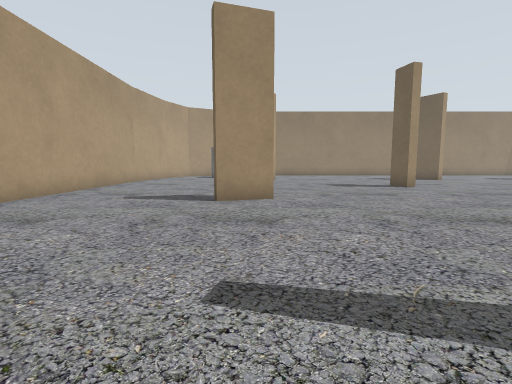
[1] (above)

16 first-person views from a walk through a robot-simulator world made for Gazebo. The camera is 0.5 m above the floor, tilts 6° down and sees 85° across. The lines on the ground mark 1 m squares. The floor is counted in squares, 0.5 m on a side. Each view is taken from the middle of a square. On the plan, view 1 faces up. The plan holds only what a view shows up to about 11 squares ahead; the rest is blank. The place goes on beyond the plan.

[2]
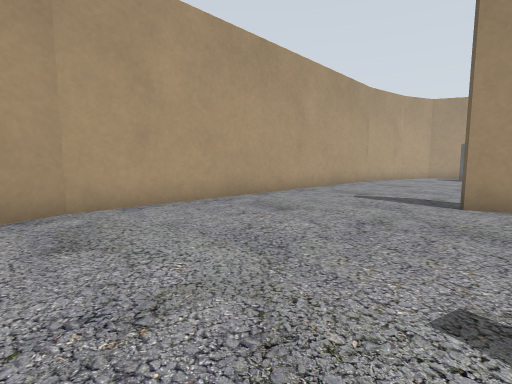

[3]
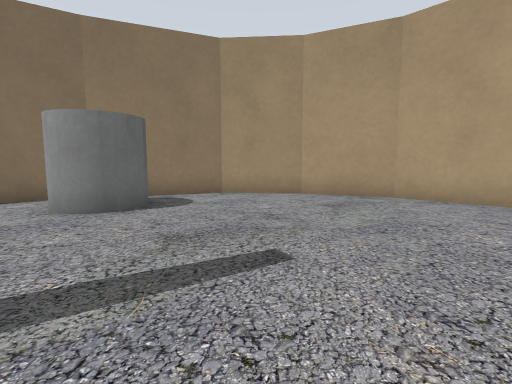

[4]
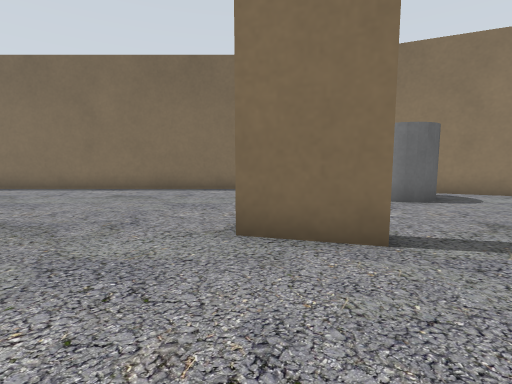

[5]
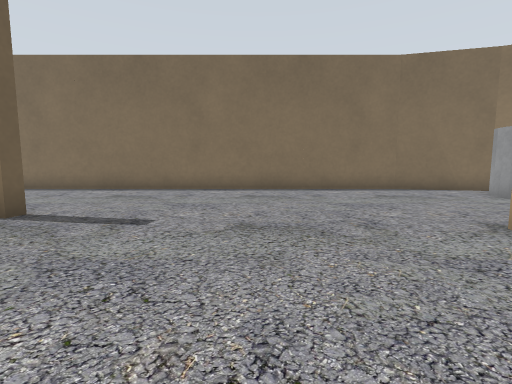

[6]
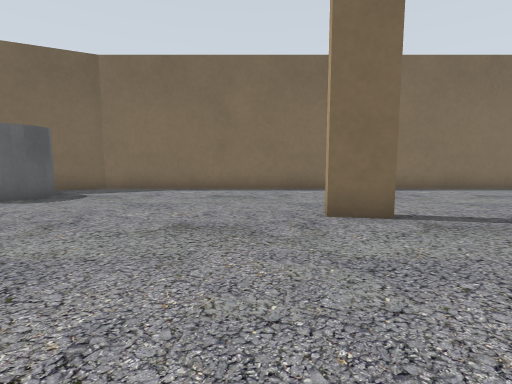

[7]
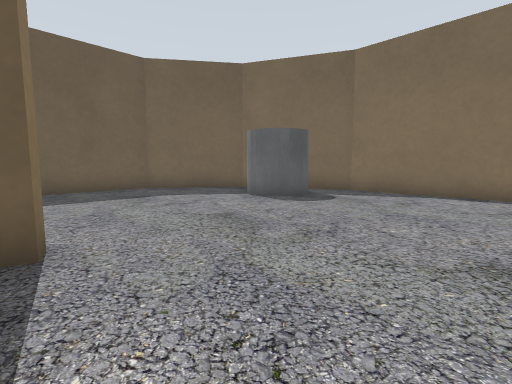

[8]
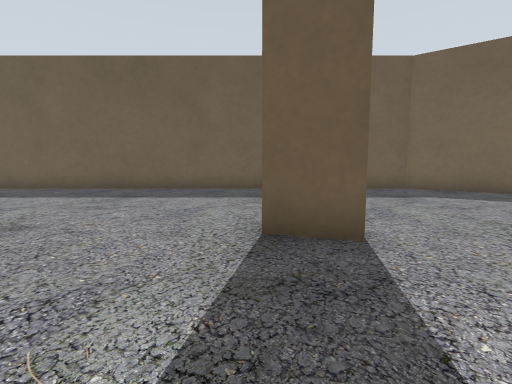

[9]
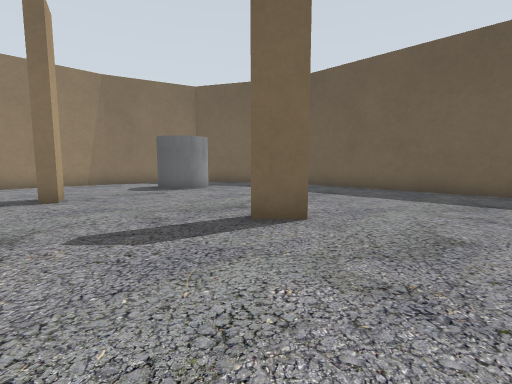

[10]
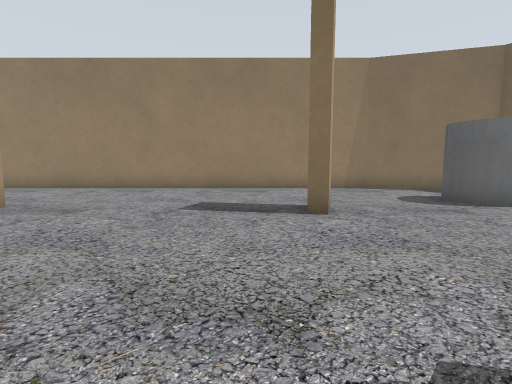

[11]
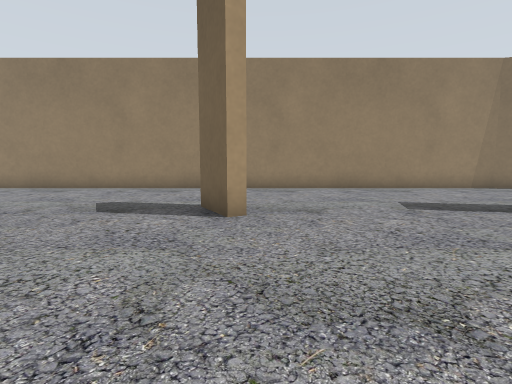

[12]
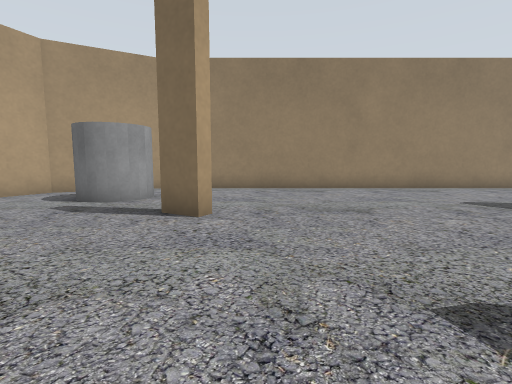

[13]
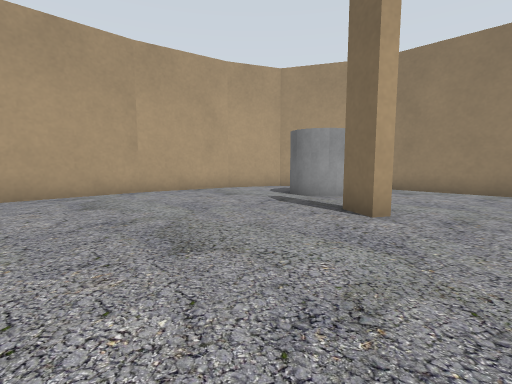

[14]
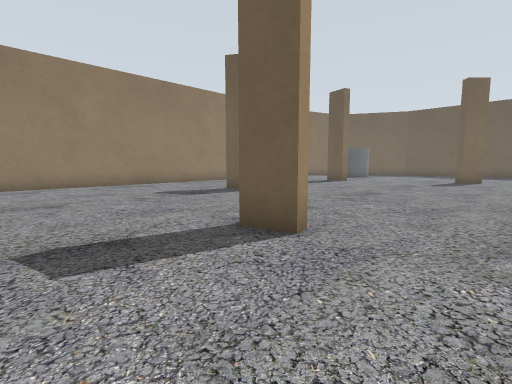

[15]
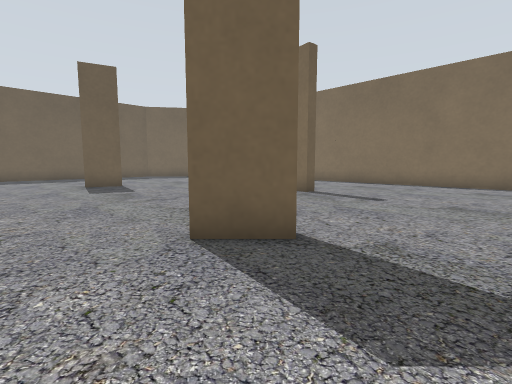

[16]
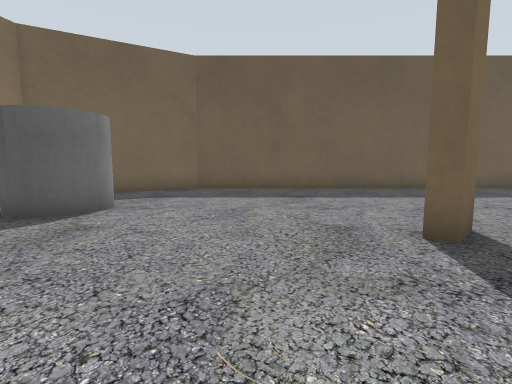

### Floor plan
Key: @ floor where view 1 was taken; # wall or solid block; . floor; C grey cylinder.
Columns run from 7 left of view 1 to 27 right of it. Each row starts with its distance up from view 1.
 22     ###########################
 21   ###.........................###
 20  ##.  ........................  #
 19  #..C C......................C  ##
 18  #...C......................C  ..#
 17  #......#........##.....#....C...##
 16 ##................................#
 15 #.................................#
 14 #.................................#
 13 #.................................#
 12 #............#....................#
 11 #..........................#......#
 10 #.....  ..........................#
  9 #...... .............  ...........#
  8 #.....##..........................#
  7 #.................................#
  6 #................#................#
  5 #............ ...#................#
  4 #............ ....  .......#      #
  3 #.................. ..............#
  2 #.................................#
  1 #.........##......................#
  0 ##.....@............#.............#
 -1  #................................#
 -2  ##....C.....................C...##
 -3   ##..C C...................C C.##
 -4    ###CC..................... C##
 -5      ####....................###
 -6         ######################

Positions as (right, up) in squares from view 1, and headings:
1: (0, 0), facing up
2: (0, 0), facing up-left
3: (2, 4), facing down-left
4: (4, 5), facing down
5: (8, 5), facing down
6: (15, 5), facing down
7: (16, 4), facing down-right
8: (16, 5), facing right
9: (16, 8), facing up-right
10: (16, 11), facing up
11: (11, 11), facing up
12: (2, 11), facing up
13: (3, 11), facing up-left
14: (3, 9), facing up-right
15: (7, 8), facing down-right
16: (16, 14), facing right
